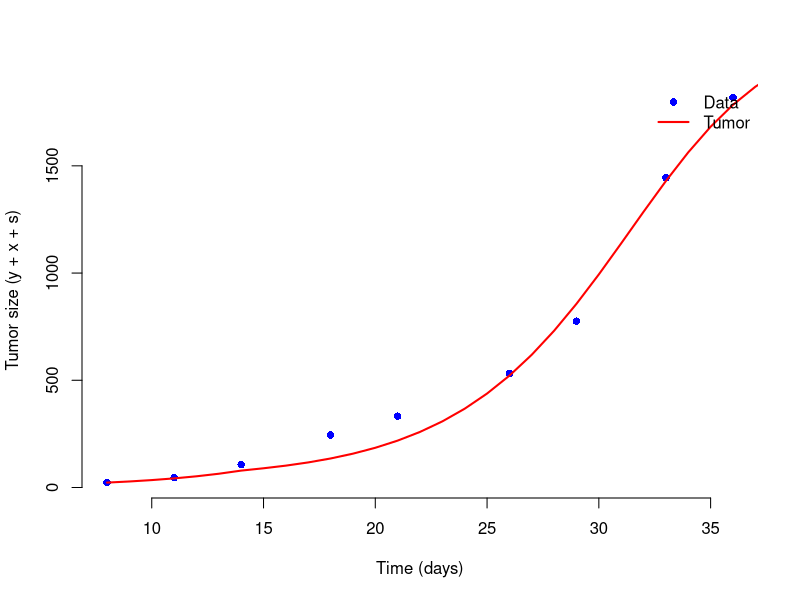

Reproduce this figure in R.

rm(list=ls())
library(deSolve)
##############################################################################
# Read CSV data
##############################################################################
data.df <- read.csv("../Data/NIS-data.csv", header=TRUE)

TimeData <- data.df$x
TumorData <- data.df$y
TimeSim <- TimeData


K_fixed   <- 2139.258  # carrying capacity
r_fixed   <- 0.2062134 # growth rate day^-1
eps_fixed <- 1.648773  # logistic exponent

Viro.model <- function(t, pop, param) {
  # state variables
  y <- pop[1]  # uninfected
  x <- pop[2]  # infected
  v <- pop[3]  # virus
  s <- pop[4]  # syncytia
  
  # fixed param
   K     <- K_fixed
   r     <- r_fixed
   eps   <- eps_fixed

   # free param
   rho  <- param[1]  # infected+uninfected => syncytia
   l    <- param[2]  # release of virus
   k_inf <- param[3]  # infection consumption (y, v)
   delta <- param[4]  # infected death
   gamma <- param[5]  # syncytia death
   a     <- param[6]  # virus production
   w     <- param[7]  # virus elimination
  
  # uninfected logistic
  dy <- r * y * (1 - ((y + x + s)^eps / K^eps)) - rho* x * y -k_inf*y*v
  
  dx <- k_inf*y*v  - delta*x - rho* x * y
  
  ds <- 2*rho*x*y - gamma*s
  
  dv <- a*x - w*v - k_inf*y*v + l*gamma*s
  
  list(c(dy, dx, dv, ds))
}

##############################################################################
# Example event: Virus injection at day = 10
##############################################################################
event.dat <- data.frame(
  var   = "v",
  time  = 14,
  value = 2,
  method= "replace"
)

##############################################################################
# Initial conditions
##############################################################################
Init.cond <- c(y=TumorData[1], x=0, v=0, s=0)

##############################################################################
# SSE function
##############################################################################
sse_func <- function(par) {
  
  param_vec <- par
  
  out <- lsoda(Init.cond, TimeSim, Viro.model, param_vec, events=list(data=event.dat))
  
  
  # total tumor = y + x + s
  model_tumor <- out[,"y"] + out[,"x"] + out[,"s"]
  
  # match TimeSim to TimeData
  model_tumor_data <- model_tumor[TimeSim %in% TimeData]
  
  diff_ <- TumorData - model_tumor_data
  SSE <- sum(diff_^2, na.rm=TRUE)
  
  return(SSE)
}

##############################################################################
# Parameter bounds and initial guess
##############################################################################
init_par <- c(
  rho1=0.141,
  l=0.1,
  k_inf=0.000591,
  delta=1.119,
  gamma=0.1,
  a=0.9,
  w=0.3
)

lower_bounds <- c(
  1e-10,0,1e-10,1e-10,1e-10,1e-10,1e-10
)
upper_bounds <- c(
  1, 1e6,   1,   10,   10, 1e6,   10
)

##############################################################################
# Use optim (L-BFGS-B) for local minimization
##############################################################################
fit <- optim(
  par   = init_par,
  fn    = sse_func,
  method= "L-BFGS-B",
  lower = lower_bounds,
  upper = upper_bounds
)

best_par <- fit$par
best_par



##############################################################################
# Simulate with best par
##############################################################################
Time=seq(from=TimeData[1],to=360,by=1)
out_best <- lsoda(Init.cond, Time, Viro.model, best_par, events=list(data=event.dat))
out_best_df <- as.data.frame(out_best)
  
out_best_df$tumor <- out_best_df$y + out_best_df$x + out_best_df$s

##############################################################################
# Plot
##############################################################################
plot(TimeData, TumorData, pch=16, col="blue",
     xlab="Time (days)", ylab="Tumor size (y + x + s)", bty="n")
lines(out_best_df$time, out_best_df$tumor, col="red", lwd=2)

legend("topright", legend=c("Data","Tumor"),
       col=c("blue","red"),
       pch=c(16,NA,NA), lty=c(NA,1,2), lwd=c(NA,2,2), bty="n")
  
